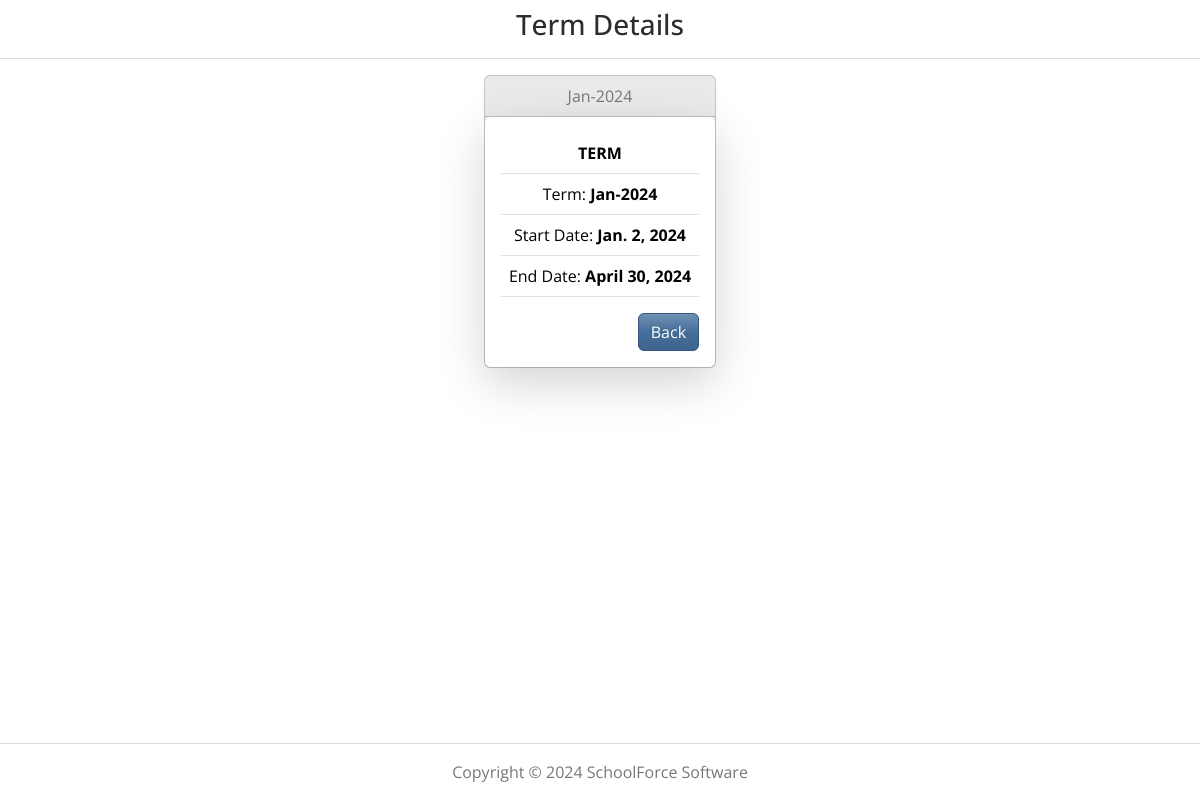
/term_detail/1/ (signed in), run on the app's committed database.
### cmsmain/models.py (models this page shows)
class Term(models.Model):
    term_code = models.CharField(max_length=20, unique=True)
    start_date = models.DateField()
    end_date = models.DateField()
    def __str__(self):
        return self.term_code

### cmsmain/views.py (the view)
# urls.py: path('term_detail/<int:pk>/', views.TermDetailView.as_view(), name='term_detail'),
@method_decorator(login_required, name='dispatch')
class TermDetailView(DetailView):
    model = Term
    template_name = 'app_term/term_detail.html'

### cmsmain/templates/app_term/term_detail.html
{% extends 'cmsmain/base.html' %}
{% load static %}
{% block content %}
<h3 class="mt-2 text-center">Term Details</h3>
<hr />
<div class="d-flex justify-content-center">
    <div class="row">
        <div class="col col-md">
            <div class="card bg-light mb-3">
                <div class="card-header">
                    {{ term }}
                </div>
                <div class="card-body shadow-lg bg-body rounded">
                    <table class="table">
                        <tr><th>TERM</th></tr>
                        <tr><td>Term: <strong>{{term.term_code}}</strong></td></tr>
                        <tr><td>Start Date: <strong>{{term.start_date}}</strong></td></tr>
                        <tr><td>End Date: <strong>{{term.end_date}}</strong></td></tr>
                    </table>
                    <a href="/term_list/" class="btn btn-primary float-end" role="button">Back</a>
                </div>
            </div>
        </div>
    </div>
</div>
{% endblock %}

### cmsmain/templates/cmsmain/base.html (style rules this page uses)
.wrapper { min-height: 100vh; display: flex; flex-direction: column; }
table tr th { font-size: 16px; font-weight: bold; }

### data on the page
Term: term_code "Jan-2024", start_date "Jan. 2, 2024", end_date "April 30, 2024"
